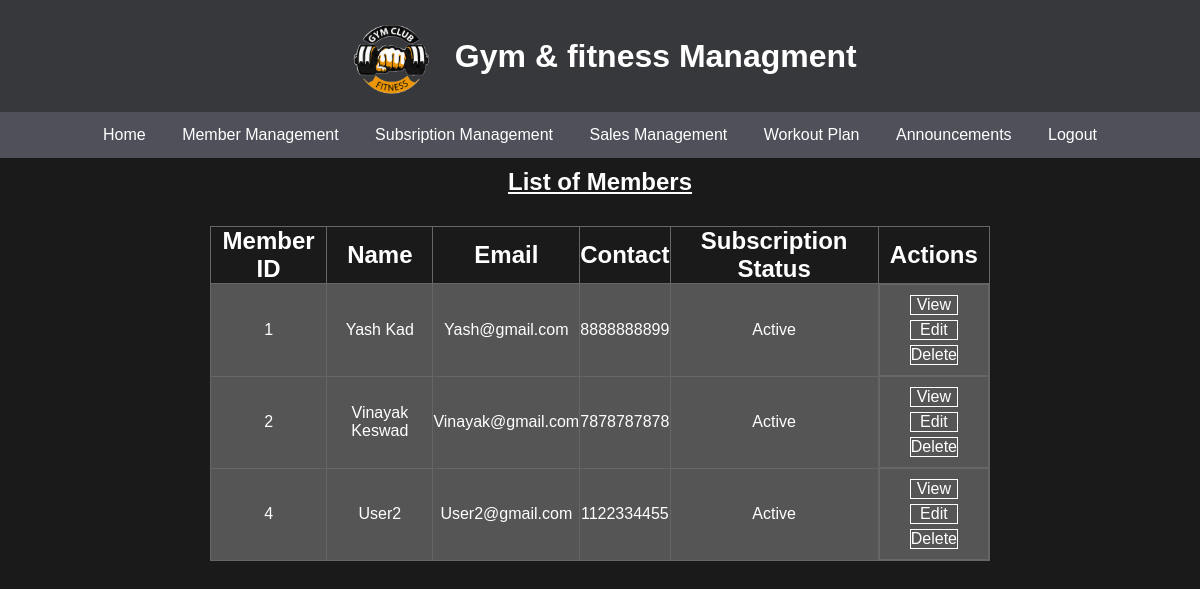
The app's page /Dashboard/Admin/Admin_member_management.php (signed in) with its own data.
### tables this page shows
CREATE TABLE `members` (
  `member_id` int(11) NOT NULL,
  `member_name` varchar(255) NOT NULL,
  `username` varchar(50) NOT NULL,
  `password` varchar(255) NOT NULL,
  `gender` enum('Male','Female','Other') NOT NULL,
  `dob` date NOT NULL,
  `mobile_no` varchar(15) NOT NULL,
  `address` text DEFAULT NULL,
  `email` varchar(255) NOT NULL,
  `joining_date` timestamp NOT NULL DEFAULT current_timestamp()
);

CREATE TABLE `sales` (
  `sales_id` int(11) NOT NULL,
  `plan_id` int(11) NOT NULL,
  `member_id` int(11) NOT NULL,
  `start_date` date NOT NULL,
  `end_date` date NOT NULL,
  `status` enum('Active','Inactive') NOT NULL,
  `date_created` timestamp NOT NULL DEFAULT current_timestamp(),
  `amount` decimal(10,2) NOT NULL
);

### Dashboard/Admin/_Member-data-show.php (the view, shortened to what this page needs)
<?php
if (isset($_SESSION['logged']) && $_SESSION['logged'] == true) {
    include('../../Include/_dbconnect.php');
    $sql = "SELECT * FROM members";
    $result = $conn->query($sql);
    echo "<html><body><table border='1'>
            <tr>
                <th>Member ID</th>
                <th>Name</th>
                <th>Email</th>
                <th>Contact</th>
                <th>Subscription Status</th>
                <th>Actions</th>
            </tr>";
    if ($result->num_rows > 0) {
        while ($row = $result->fetch_assoc()) {
            $sql2 = "SELECT status FROM sales WHERE member_id = '{$row['member_id']}'";
            $result2 = $conn->query($sql2);
            $status = ($result2->num_rows > 0) ? $result2->fetch_assoc()['status'] : 'InActive';
            echo "<tbody><tr>";
            echo "<td>{$row['member_id']}</td>";
            echo "<td>{$row['member_name']}</td>";
            echo "<td>{$row['email']}</td>";
            echo "<td>{$row['mobile_no']}</td>";
            echo "<td>$status</td>";
            echo "<td class='grp-btn'>
                    <a class='btn1' href='_Member-view.php?id={$row['member_id']}'>View</a>
                    <a class='btn2' href='_Member-edit.php?id={$row['member_id']}'>Edit</a>
                    <a class='btn3' href='_Member-delete.php?id={$row['member_id']}' onclick='return yesno();'>Delete</a>
                  </td>";
            echo "</tr></tbody>";
        }
    } else {
        echo "<tr><td colspan='6'>No members found</td></tr>";
    }
    echo "</table></body></html>";
}
?>
<html>
<head>
</head>
</html>

### css/User-Dashboard.css (style rules this page uses)
* { margin: 0; padding: 0; font-family: 'Gill Sans', 'Gill Sans MT', Calibri, 'Trebuchet MS', sans-serif; }
body { background-color: #1a1a1a; color:#ffffff; }

### Dashboard/Admin/Admin_member_management.php (style rules this page uses)
table { border-collapse: collapse; margin: 30px auto 0px auto; width: 65%; }
table,th,td { color: white; border: 1px solid #666; }
th,td { text-align: center; }
td { font-size: 1rem; background: #555; }
th { font-size: 1.5rem; }
.grp-btn { display: grid; gap:5px; padding:10px 30px; }
.btn1 { background-color: transparent; text-decoration: none; border: 2px solid black; text-decoration: none; color: white; border: 1px solid white; }
.btn2 { background-color: transparent; text-decoration: none; border: 2px solid black; text-decoration: none; color: white; border: 1px solid white; }
.btn3 { background-color: transparent; border: 2px solid black; text-decoration: none; color: white; border: 1px solid white; }

### records on screen
members: member_id "1", member_name "Yash Kad", email "Yash@gmail.com", mobile_no "8888888899", member_id.status "Active"
members: member_id "2", member_name "Vinayak Keswad", email "Vinayak@gmail.com", mobile_no "7878787878", sales.status "Active"
members: member_id "4", member_name "User2", email "User2@gmail.com", mobile_no "1122334455", sales.status "Active"
